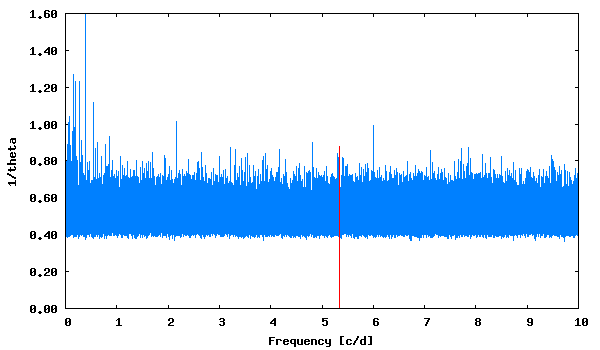

Recreate this plot in gnuplot.
set term png size 600,350 medium
set colors classic
set output "phase_lc_8.lk.png"
set xlabel "Frequency [c/d]"
set ylabel "1/theta"
set format y "%5.2f"
plot [] "lk.periodogram" using 1:2 with lines linecolor 3 title "", "<echo '5.350347  0.88'" with impulses linecolor 1 title ""
 
